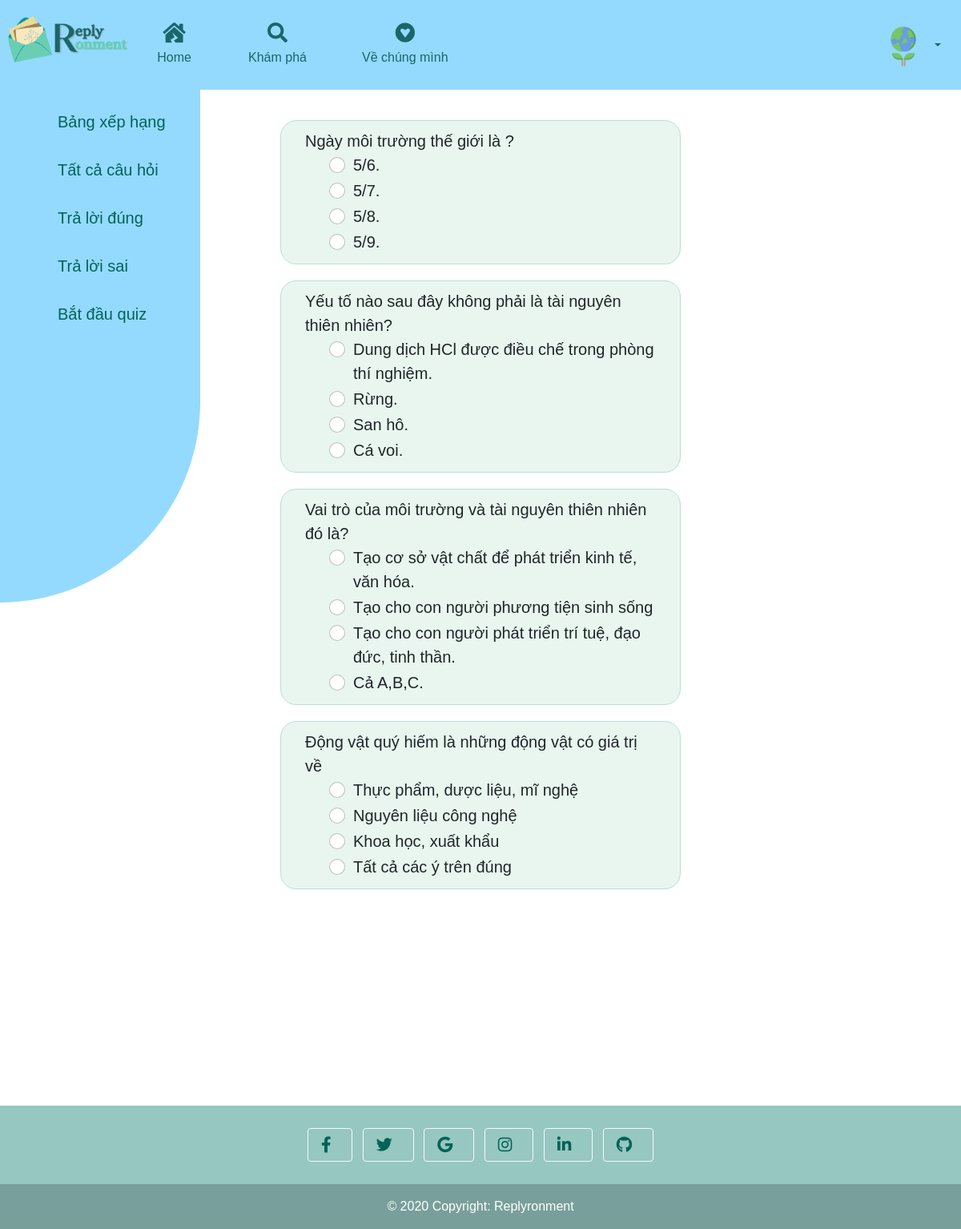
Page /Quiz/ (signed in) on the committed database.
### replyronment/models.py (models this page shows, shortened)
class Profile(models.Model):
    user = models.OneToOneField(User, on_delete=models.CASCADE)
    avatar = models.ImageField(default='earth.png', upload_to='profile_images')
    bio = models.TextField()
    score = models.IntegerField(default=0,validators=[MinValueValidator(0)])
    answered_ques = models.ManyToManyField('QuesModel', blank=True, related_name='Answered_Questions')
    Correct_ques = models.ManyToManyField('QuesModel', blank=True, related_name='Correct_Questions')
    Incorrect_ques = models.ManyToManyField('QuesModel', blank=True, related_name='Incorrect_Question')

class QuesModel(models.Model):
    STATUS_CHOICES = (
    ('draft', 'Draft'),
    ('published', 'Published'),
    )
    question = models.CharField(max_length=500, null=True)
    op1 = models.CharField(max_length=500,null=True)
    op2 = models.CharField(max_length=500,null=True)
    op3 = models.CharField(max_length=500,null=True)
    op4 = models.CharField(max_length=500,null=True)
    ans = models.CharField(max_length=500,null=True)
    point = models.IntegerField(default=0, validators=[MaxValueValidator(100),MinValueValidator(0)])

### replyronment/views.py (the view)
# urls.py: path('Quiz/',views.playquiz,name='quiz'),
@login_required(login_url='/login')
def playquiz(request):
    profile = Profile.objects.get(user=request.user)
    incorrectques = profile.Incorrect_ques.all()
    correctques = profile.Correct_ques.all()
    answeredques = profile.answered_ques.all()
    allquestions = QuesModel.objects.all()
    correctidlist = list()
    for ques in correctques:
        correctidlist.append(ques.id)
    startquestions = QuesModel.objects.filter(~Q(id__in=correctidlist))
    questions = startquestions
    query = request.GET.get("q")
    if query=='tat-ca-cau-hoi':
        questions=allquestions
    if query=="tra-loi-dung":
        questions =correctques
    if query=='tra-loi-sai':
        questions=incorrectques
    if query=='bat-dau-quiz':
        questions = startquestions
    if request.method == 'POST':
        score=0
        wrong=0
        correct=0
        total=0
        for q in questions:
            profile.answered_ques.add(q)
            total +=1
            print("cau hoi",request.POST.get(q.question))
            if q.ans == request.POST.get(q.question):
                score += q.point
                correct +=1
                profile.Correct_ques.add(q)
            else:
                wrong +=1
                profile.Incorrect_ques.add(q)
        profile.score += score
        profile.save()
        context = {
            'score':score,
            'correct': correct,
            'wrong': wrong,
            'total': total
        }
        return render(request,'html/quizresult.html',context)
    else:
        query = request.GET.get("q")
        if query=='tat-ca-cau-hoi':
            questions=allquestions
        if query=="tra-loi-dung":
            questions =correctques
        if query=='tra-loi-sai':
            questions=incorrectques
        if query=='bat-dau-quiz':
            questions = startquestions
        return render(request,'html/quizhome.html', {'questions': questions})

### replyronment/templates/html/quizhome.html (shortened to what this page needs)
 {% include "html/navbar.html" %} {% block content %} {% load static %}
<link rel="stylesheet" href="{%  static  'css/quizhome.css'  %}">
<div id="accordian" class="accordian">
    <ul class="show-dropdown main-navbar">
        <li>
            <a href="/Quiz/scoreboard">Bảng xếp hạng</a>
        </li>
        <li id="tat-ca-cau-hoi">
            <a href="#" onclick="document.getElementById('allques').submit()">Tất cả câu hỏi</a>
        </li>
        <li id="tra-loi-dung">
            <a href="#" onclick="document.getElementById('correctques').submit()">Trả lời đúng</a>
        </li>
        <li id="tra-loi-sai">
            <a href="#" onclick="document.getElementById('incorretques').submit()">Trả lời sai</a>
        </li>
        <li id="bat-dau-quiz">
            <a href="#" onclick="document.getElementById('start').submit()">Bắt đầu quiz</a>
        </li>
    </ul>
</div>
<div class="container-ques ">
    <div class="card-ques">
        <form method='post' action=''>
            {% csrf_token %} {% for q in questions%}
            <div class="element">
                <div class="form-group">
                    <label for="question">{{q.question}}</label>
                </div>
                <div class="form-check ">
                    <div class="form-check ">
                        <input class="form-check-input" type="radio" name="{{q.question}}" id="gridRadios1" value="{{ q.op1 }}">
                        <label class="form-check-label" for="gridRadios1">
                {{q.op1}}
            </label>
                    </div>
                    <div class="form-check">
                        <input class="form-check-input" type="radio" name="{{q.question}}" id="gridRadios2" value="{{ q.op2 }}">
                        <label class="form-check-label" for="gridRadios2 ">
                {{q.op2}}
            </label>
                    </div>
                    <div class="form-check">
                        <input class="form-check-input" type="radio" name="{{q.question}}" id="gridRadios1" value="{{ q.op3 }}">
                        <label class="form-check-label" for="gridRadios1">
                {{q.op3}}
            </label>
                    </div>
                    <div class="form-check">
                        <input class="form-check-input" type="radio" name="{{q.question}}" id="gridRadios2" value="{{ q.op4 }}">
                        <label class="form-check-label" for="gridRadios2">
                {{q.op4}}
            </label>
                    </div>
                </div>
            </div>
            {% endfor %}
        </form>
    </div>
</div>
{% endblock %} {% include "html/footer.html" %}

### replyronment/templates/html/navbar.html (shortened to what this page needs)
{% load static %}
<!DOCTYPE html>
<html lang="en">
<head>
    <link rel="stylesheet" href="https://use.fontawesome.com/releases/v5.10.2/css/all.css">
    <link rel="stylesheet" href="https://cdn.jsdelivr.net/npm/bootstrap@5.0.2/dist/css/bootstrap.min.css " rel="stylesheet ">
    <link rel="stylesheet" href="{%  static  'css/navbar.css'  %}">
</head>
<header>
    <div class="brand-logo">
        <a href="/"><img src="../../static/Images/logo.png" alt="Brand Logo"></a>
    </div>
    <nav>
        <ul class="navigation">
            <li class="left"><a href="/"><i class="fas fa-house-damage"></i> Home</a></li>
            <li class="left"><a href="/LandingPage"><i class="fas fa-search"></i> Khám phá</a></li>
            <li class="left"><a href="/Aboutus"><i class="fab fa-gratipay"></i> Về chúng mình</a></li>
            {% if user.is_authenticated %}
            <li class="dropdown">
                <a class="nav-link dropdown-toggle" href="#" id="navbarDropdownMenuLink" role="button" data-bs-toggle="dropdown" aria-expanded="false">
                    <img src="{{ user.profile.avatar.url }}" width="60" height="60" class="rounded-circle">
                </a>
            </li>
            {% else %}
            <li class="right"><a href="/register"><i class="fas fa-user-plus"></i> Đăng ký</a></li>
            <li class="right"><a href="/login"><i class="fas fa-sign-in-alt"></i> Đăng nhập</a></li>
            {% endif %}
        </ul>
    </nav>
</header>

### replyronment/static/css/navbar.css (style rules this page uses)
* { margin: 0; padding: 0; box-sizing: border-box; font-family: arial; }
a { text-decoration: none; }
header { height: 100%; width: 100%; float: left; background: #94DAFF; padding: 0 10px; z-index: 100; }
.brand-logo { max-width: 150px; float: left; padding: 20px 0px; }
.brand-logo img { max-width: 100%; }
.navigation { z-index: 100; margin: 0px; }
.navigation .left { list-style: none; float: left; }
.navigation li a { color: #1A6669; padding: 28px 15px; text-align: center; display: block; text-decoration: none; }
.navigation li a i { width: 100%; font-size: 25px; margin-bottom: 7px; }
.navigation .dropdown { list-style: none; float: right; }
.navigation .dropdown a { padding-bottom: 5px; }

### replyronment/static/css/quizhome.css (style rules this page uses)
i { margin-right: 10px }
#accordian { color: #056257; font-size: 20px; background: #94DAFF; width: 250px; padding: 10px 0 10px 10px; float: left; height: 80vh; overflow-x: hidden; position: relative; border-radius: 0px 0px 300px 0px; }
#accordian li { list-style-type: none; }
#accordian ul li a { color: #056257; text-decoration: none; line-height: 60px; display: block; padding: 0 20px; transition-duration: .6s; transition-timing-function: cubic-bezier(0.68, -.55, .265, 1.55); }
.container-ques { width: 50%; margin: 0px auto auto 300px; padding: 150px 50px; margin-bottom: 100px; }
.card-ques { margin-top: 0px; font-size: 20px; }
.card-ques .element { background-color: #E8F6EF; border-radius: 20px; border: 1px solid #B8DFD8; padding: 10px 30px; margin-bottom: 20px; }

### rows in the picture
QuesModel: question "Ngày môi trường thế giới là ?", op1 "5/6.", op2 "5/7.", op3 "5/8.", op4 "5/9."
QuesModel: question "Yếu tố nào sau đây không phải là tài nguyên thiên nhiên?", op1 "Dung dịch HCl được điều chế trong phòng thí nghiệm.", op2 "Rừng.", op3 "San hô.", op4 "Cá voi."
QuesModel: question "Vai trò của môi trường và tài nguyên thiên nhiên đó là?", op1 "Tạo cơ sở vật chất để phát triển kinh tế, văn hóa.", op2 "Tạo cho con người phương tiện sinh sống", op3 "Tạo cho con người phát triển trí tuệ, đạo đức, tinh thần.", op4 "Cả A,B,C."
QuesModel: question "Động vật quý hiếm là những động vật có giá trị về", op1 "Thực phẩm, dược liệu, mĩ nghệ", op2 "Nguyên liệu công nghệ", op3 "Khoa học, xuất khẩu", op4 "Tất cả các ý trên đúng"
